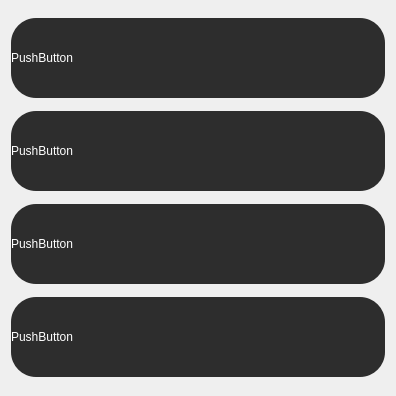
            <widget class="QWidget" name="scrollAreaWidgetContents_2">
             <property name="geometry">
              <rect>
               <x>0</x>
               <y>0</y>
               <width>396</width>
               <height>396</height>
              </rect>
             </property>
             <layout class="QGridLayout" name="gridLayout">
              <item row="0" column="0">
               <widget class="QPushButton" name="pushButton">
                <property name="sizePolicy">
                 <sizepolicy hsizetype="Fixed" vsizetype="Fixed">
                  <horstretch>0</horstretch>
                  <verstretch>0</verstretch>
                 </sizepolicy>
                </property>
                <property name="minimumSize">
                 <size>
                  <width>350</width>
                  <height>60</height>
                 </size>
                </property>
                <property name="maximumSize">
                 <size>
                  <width>380</width>
                  <height>80</height>
                 </size>
                </property>
                <property name="palette">
                 <palette>
                  <active>
                   <colorrole role="WindowText">
                    <brush brushstyle="SolidPattern">
                     <color alpha="255">
                      <red>255</red>
                      <green>255</green>
                      <blue>255</blue>
                     </color>
                    </brush>
                   </colorrole>
                   <colorrole role="Button">
                    <brush brushstyle="SolidPattern">
                     <color alpha="255">
                      <red>45</red>
                      <green>45</green>
                      <blue>45</blue>
                     </color>
                    </brush>
                   </colorrole>
                   <colorrole role="Text">
                    <brush brushstyle="SolidPattern">
                     <color alpha="255">
                      <red>255</red>
                      <green>255</green>
                      <blue>255</blue>
                     </color>
                    </brush>
                   </colorrole>
                   <colorrole role="ButtonText">
                    <brush brushstyle="SolidPattern">
                     <color alpha="255">
                      <red>255</red>
                      <green>255</green>
                      <blue>255</blue>
                     </color>
                    </brush>
                   </colorrole>
                   <colorrole role="Base">
                    <brush brushstyle="SolidPattern">
                     <color alpha="255">
                      <red>45</red>
                      <green>45</green>
                      <blue>45</blue>
                     </color>
                    </brush>
                   </colorrole>
                   <colorrole role="Window">
                    <brush brushstyle="SolidPattern">
                     <color alpha="255">
                      <red>45</red>
                      <green>45</green>
                      <blue>45</blue>
                     </color>
                    </brush>
                   </colorrole>
                  </active>
                  <inactive>
                   <colorrole role="WindowText">
                    <brush brushstyle="SolidPattern">
                     <color alpha="255">
                      <red>255</red>
                      <green>255</green>
                      <blue>255</blue>
                     </color>
                    </brush>
                   </colorrole>
                   <colorrole role="Button">
                    <brush brushstyle="SolidPattern">
                     <color alpha="255">
                      <red>45</red>
                      <green>45</green>
                      <blue>45</blue>
                     </color>
                    </brush>
                   </colorrole>
                   <colorrole role="Text">
                    <brush brushstyle="SolidPattern">
                     <color alpha="255">
                      <red>255</red>
                      <green>255</green>
                      <blue>255</blue>
                     </color>
                    </brush>
                   </colorrole>
                   <colorrole role="ButtonText">
                    <brush brushstyle="SolidPattern">
                     <color alpha="255">
                      <red>255</red>
                      <green>255</green>
                      <blue>255</blue>
                     </color>
                    </brush>
                   </colorrole>
                   <colorrole role="Base">
                    <brush brushstyle="SolidPattern">
                     <color alpha="255">
                      <red>45</red>
                      <green>45</green>
                      <blue>45</blue>
                     </color>
                    </brush>
                   </colorrole>
                   <colorrole role="Window">
                    <brush brushstyle="SolidPattern">
                     <color alpha="255">
                      <red>45</red>
                      <green>45</green>
                      <blue>45</blue>
                     </color>
                    </brush>
                   </colorrole>
                  </inactive>
                  <disabled>
                   <colorrole role="WindowText">
                    <brush brushstyle="SolidPattern">
                     <color alpha="255">
                      <red>255</red>
                      <green>255</green>
                      <blue>255</blue>
                     </color>
                    </brush>
                   </colorrole>
                   <colorrole role="Button">
                    <brush brushstyle="SolidPattern">
                     <color alpha="255">
                      <red>45</red>
                      <green>45</green>
                      <blue>45</blue>
                     </color>
                    </brush>
                   </colorrole>
                   <colorrole role="Text">
                    <brush brushstyle="SolidPattern">
                     <color alpha="255">
                      <red>255</red>
                      <green>255</green>
                      <blue>255</blue>
                     </color>
                    </brush>
                   </colorrole>
                   <colorrole role="ButtonText">
                    <brush brushstyle="SolidPattern">
                     <color alpha="255">
                      <red>255</red>
                      <green>255</green>
                      <blue>255</blue>
                     </color>
                    </brush>
                   </colorrole>
                   <colorrole role="Base">
                    <brush brushstyle="SolidPattern">
                     <color alpha="255">
                      <red>45</red>
                      <green>45</green>
                      <blue>45</blue>
                     </color>
                    </brush>
                   </colorrole>
                   <colorrole role="Window">
                    <brush brushstyle="SolidPattern">
                     <color alpha="255">
                      <red>45</red>
                      <green>45</green>
                      <blue>45</blue>
                     </color>
                    </brush>
                   </colorrole>
                  </disabled>
                 </palette>
                </property>
                <property name="styleSheet">
                 <string notr="true">/* 默认状态 */
QPushButton {
    background-color: rgb(45,45,45);
    border: none;
    color:rgb(255,255,255);
	font: 15pt &quot;Segoe UI&quot;;
    border-radius: 25px;/* 设置圆角半径 */
	text-align : left
}


/* 悬停状态 */
QPushButton:hover {
    background-color: rgb(70, 227, 162);
	qproperty-icon: url(:/dia/300ppi/dia_b.png)
}

/* 按下状态 */
QPushButton:pressed {
    background-color: rgb(62, 204, 145);
	qproperty-icon: url(:/dia/300ppi/dia_b.png)
}</string>
                </property>
                <property name="text">
                 <string>PushButton</string>
                </property>
               </widget>
              </item>
              <item row="3" column="0">
               <widget class="QPushButton" name="pushButton_4">
                <property name="sizePolicy">
                 <sizepolicy hsizetype="Fixed" vsizetype="Fixed">
                  <horstretch>0</horstretch>
                  <verstretch>0</verstretch>
                 </sizepolicy>
                </property>
                <property name="minimumSize">
                 <size>
                  <width>350</width>
                  <height>60</height>
                 </size>
                </property>
                <property name="maximumSize">
                 <size>
                  <width>380</width>
                  <height>80</height>
                 </size>
                </property>
                <property name="palette">
                 <palette>
                  <active>
                   <colorrole role="WindowText">
                    <brush brushstyle="SolidPattern">
                     <color alpha="255">
                      <red>255</red>
                      <green>255</green>
                      <blue>255</blue>
                     </color>
                    </brush>
                   </colorrole>
                   <colorrole role="Button">
                    <brush brushstyle="SolidPattern">
                     <color alpha="255">
                      <red>45</red>
                      <green>45</green>
                      <blue>45</blue>
                     </color>
                    </brush>
                   </colorrole>
                   <colorrole role="Text">
                    <brush brushstyle="SolidPattern">
                     <color alpha="255">
                      <red>255</red>
                      <green>255</green>
                      <blue>255</blue>
                     </color>
                    </brush>
                   </colorrole>
                   <colorrole role="ButtonText">
                    <brush brushstyle="SolidPattern">
                     <color alpha="255">
                      <red>255</red>
                      <green>255</green>
                      <blue>255</blue>
                     </color>
                    </brush>
                   </colorrole>
                   <colorrole role="Base">
                    <brush brushstyle="SolidPattern">
                     <color alpha="255">
                      <red>45</red>
                      <green>45</green>
                      <blue>45</blue>
                     </color>
                    </brush>
                   </colorrole>
                   <colorrole role="Window">
                    <brush brushstyle="SolidPattern">
                     <color alpha="255">
                      <red>45</red>
                      <green>45</green>
                      <blue>45</blue>
                     </color>
                    </brush>
                   </colorrole>
                  </active>
                  <inactive>
                   <colorrole role="WindowText">
                    <brush brushstyle="SolidPattern">
                     <color alpha="255">
                      <red>255</red>
                      <green>255</green>
                      <blue>255</blue>
                     </color>
                    </brush>
                   </colorrole>
                   <colorrole role="Button">
                    <brush brushstyle="SolidPattern">
                     <color alpha="255">
                      <red>45</red>
                      <green>45</green>
                      <blue>45</blue>
                     </color>
                    </brush>
                   </colorrole>
                   <colorrole role="Text">
                    <brush brushstyle="SolidPattern">
                     <color alpha="255">
                      <red>255</red>
                      <green>255</green>
                      <blue>255</blue>
                     </color>
                    </brush>
                   </colorrole>
                   <colorrole role="ButtonText">
                    <brush brushstyle="SolidPattern">
                     <color alpha="255">
                      <red>255</red>
                      <green>255</green>
                      <blue>255</blue>
                     </color>
                    </brush>
                   </colorrole>
                   <colorrole role="Base">
                    <brush brushstyle="SolidPattern">
                     <color alpha="255">
                      <red>45</red>
                      <green>45</green>
                      <blue>45</blue>
                     </color>
                    </brush>
                   </colorrole>
                   <colorrole role="Window">
                    <brush brushstyle="SolidPattern">
                     <color alpha="255">
                      <red>45</red>
                      <green>45</green>
                      <blue>45</blue>
                     </color>
                    </brush>
                   </colorrole>
                  </inactive>
                  <disabled>
                   <colorrole role="WindowText">
                    <brush brushstyle="SolidPattern">
                     <color alpha="255">
                      <red>255</red>
                      <green>255</green>
                      <blue>255</blue>
                     </color>
                    </brush>
                   </colorrole>
                   <colorrole role="Button">
                    <brush brushstyle="SolidPattern">
                     <color alpha="255">
                      <red>45</red>
                      <green>45</green>
                      <blue>45</blue>
                     </color>
                    </brush>
                   </colorrole>
                   <colorrole role="Text">
                    <brush brushstyle="SolidPattern">
                     <color alpha="255">
                      <red>255</red>
                      <green>255</green>
                      <blue>255</blue>
                     </color>
                    </brush>
                   </colorrole>
                   <colorrole role="ButtonText">
                    <brush brushstyle="SolidPattern">
                     <color alpha="255">
                      <red>255</red>
                      <green>255</green>
                      <blue>255</blue>
                     </color>
                    </brush>
                   </colorrole>
                   <colorrole role="Base">
                    <brush brushstyle="SolidPattern">
                     <color alpha="255">
                      <red>45</red>
                      <green>45</green>
                      <blue>45</blue>
                     </color>
                    </brush>
                   </colorrole>
                   <colorrole role="Window">
                    <brush brushstyle="SolidPattern">
                     <color alpha="255">
                      <red>45</red>
                      <green>45</green>
                      <blue>45</blue>
                     </color>
                    </brush>
                   </colorrole>
                  </disabled>
                 </palette>
                </property>
                <property name="styleSheet">
                 <string notr="true">/* 默认状态 */
QPushButton {
    background-color: rgb(45,45,45);
    border: none;
    color:rgb(255,255,255);
	font: 15pt &quot;Segoe UI&quot;;
    border-radius: 25px;/* 设置圆角半径 */
	text-align : left
}


/* 悬停状态 */
QPushButton:hover {
    background-color: rgb(70, 227, 162);
	qproperty-icon: url(:/dia/300ppi/dia_b.png)
}

/* 按下状态 */
QPushButton:pressed {
    background-color: rgb(62, 204, 145);
	qproperty-icon: url(:/dia/300ppi/dia_b.png)
}</string>
                </property>
                <property name="text">
                 <string>PushButton</string>
                </property>
               </widget>
              </item>
              <item row="2" column="0">
               <widget class="QPushButton" name="pushButton_3">
                <property name="sizePolicy">
                 <sizepolicy hsizetype="Fixed" vsizetype="Fixed">
                  <horstretch>0</horstretch>
                  <verstretch>0</verstretch>
                 </sizepolicy>
                </property>
                <property name="minimumSize">
                 <size>
                  <width>350</width>
                  <height>60</height>
                 </size>
                </property>
                <property name="maximumSize">
                 <size>
                  <width>380</width>
                  <height>80</height>
                 </size>
                </property>
                <property name="palette">
                 <palette>
                  <active>
                   <colorrole role="WindowText">
                    <brush brushstyle="SolidPattern">
                     <color alpha="255">
                      <red>255</red>
                      <green>255</green>
                      <blue>255</blue>
                     </color>
                    </brush>
                   </colorrole>
                   <colorrole role="Button">
                    <brush brushstyle="SolidPattern">
                     <color alpha="255">
                      <red>45</red>
                      <green>45</green>
                      <blue>45</blue>
                     </color>
                    </brush>
                   </colorrole>
                   <colorrole role="Text">
                    <brush brushstyle="SolidPattern">
                     <color alpha="255">
                      <red>255</red>
                      <green>255</green>
                      <blue>255</blue>
                     </color>
                    </brush>
                   </colorrole>
                   <colorrole role="ButtonText">
                    <brush brushstyle="SolidPattern">
                     <color alpha="255">
                      <red>255</red>
                      <green>255</green>
                      <blue>255</blue>
                     </color>
                    </brush>
                   </colorrole>
                   <colorrole role="Base">
                    <brush brushstyle="SolidPattern">
                     <color alpha="255">
                      <red>45</red>
                      <green>45</green>
                      <blue>45</blue>
                     </color>
                    </brush>
                   </colorrole>
                   <colorrole role="Window">
                    <brush brushstyle="SolidPattern">
                     <color alpha="255">
                      <red>45</red>
                      <green>45</green>
                      <blue>45</blue>
                     </color>
                    </brush>
                   </colorrole>
                  </active>
                  <inactive>
                   <colorrole role="WindowText">
                    <brush brushstyle="SolidPattern">
                     <color alpha="255">
                      <red>255</red>
                      <green>255</green>
                      <blue>255</blue>
                     </color>
                    </brush>
                   </colorrole>
                   <colorrole role="Button">
                    <brush brushstyle="SolidPattern">
                     <color alpha="255">
                      <red>45</red>
                      <green>45</green>
                      <blue>45</blue>
                     </color>
                    </brush>
                   </colorrole>
                   <colorrole role="Text">
                    <brush brushstyle="SolidPattern">
                     <color alpha="255">
                      <red>255</red>
                      <green>255</green>
                      <blue>255</blue>
                     </color>
                    </brush>
                   </colorrole>
                   <colorrole role="ButtonText">
                    <brush brushstyle="SolidPattern">
                     <color alpha="255">
                      <red>255</red>
                      <green>255</green>
                      <blue>255</blue>
                     </color>
                    </brush>
                   </colorrole>
                   <colorrole role="Base">
                    <brush brushstyle="SolidPattern">
                     <color alpha="255">
                      <red>45</red>
                      <green>45</green>
                      <blue>45</blue>
                     </color>
                    </brush>
                   </colorrole>
                   <colorrole role="Window">
                    <brush brushstyle="SolidPattern">
                     <color alpha="255">
                      <red>45</red>
                      <green>45</green>
                      <blue>45</blue>
                     </color>
                    </brush>
                   </colorrole>
                  </inactive>
                  <disabled>
                   <colorrole role="WindowText">
                    <brush brushstyle="SolidPattern">
                     <color alpha="255">
                      <red>255</red>
                      <green>255</green>
                      <blue>255</blue>
                     </color>
                    </brush>
                   </colorrole>
                   <colorrole role="Button">
                    <brush brushstyle="SolidPattern">
                     <color alpha="255">
                      <red>45</red>
                      <green>45</green>
                      <blue>45</blue>
                     </color>
                    </brush>
                   </colorrole>
                   <colorrole role="Text">
                    <brush brushstyle="SolidPattern">
                     <color alpha="255">
                      <red>255</red>
                      <green>255</green>
                      <blue>255</blue>
                     </color>
                    </brush>
                   </colorrole>
                   <colorrole role="ButtonText">
                    <brush brushstyle="SolidPattern">
                     <color alpha="255">
                      <red>255</red>
                      <green>255</green>
                      <blue>255</blue>
                     </color>
                    </brush>
                   </colorrole>
                   <colorrole role="Base">
                    <brush brushstyle="SolidPattern">
                     <color alpha="255">
                      <red>45</red>
                      <green>45</green>
                      <blue>45</blue>
                     </color>
                    </brush>
                   </colorrole>
                   <colorrole role="Window">
                    <brush brushstyle="SolidPattern">
                     <color alpha="255">
                      <red>45</red>
                      <green>45</green>
                      <blue>45</blue>
                     </color>
                    </brush>
                   </colorrole>
                  </disabled>
                 </palette>
                </property>
                <property name="styleSheet">
                 <string notr="true">/* 默认状态 */
QPushButton {
    background-color: rgb(45,45,45);
    border: none;
    color:rgb(255,255,255);
	font: 15pt &quot;Segoe UI&quot;;
    border-radius: 25px;/* 设置圆角半径 */
	text-align : left
}


/* 悬停状态 */
QPushButton:hover {
    background-color: rgb(70, 227, 162);
	qproperty-icon: url(:/dia/300ppi/dia_b.png)
}

/* 按下状态 */
QPushButton:pressed {
    background-color: rgb(62, 204, 145);
	qproperty-icon: url(:/dia/300ppi/dia_b.png)
}</string>
                </property>
                <property name="text">
                 <string>PushButton</string>
                </property>
               </widget>
              </item>
              <item row="1" column="0">
               <widget class="QPushButton" name="pushButton_2">
                <property name="sizePolicy">
                 <sizepolicy hsizetype="Fixed" vsizetype="Fixed">
                  <horstretch>0</horstretch>
                  <verstretch>0</verstretch>
                 </sizepolicy>
                </property>
                <property name="minimumSize">
                 <size>
                  <width>350</width>
                  <height>60</height>
                 </size>
                </property>
                <property name="maximumSize">
                 <size>
                  <width>380</width>
                  <height>80</height>
                 </size>
                </property>
                <property name="palette">
                 <palette>
                  <active>
                   <colorrole role="WindowText">
                    <brush brushstyle="SolidPattern">
                     <color alpha="255">
                      <red>255</red>
                      <green>255</green>
                      <blue>255</blue>
                     </color>
                    </brush>
                   </colorrole>
                   <colorrole role="Button">
                    <brush brushstyle="SolidPattern">
                     <color alpha="255">
                      <red>45</red>
                      <green>45</green>
                      <blue>45</blue>
                     </color>
                    </brush>
                   </colorrole>
                   <colorrole role="Text">
                    <brush brushstyle="SolidPattern">
                     <color alpha="255">
                      <red>255</red>
                      <green>255</green>
                      <blue>255</blue>
                     </color>
                    </brush>
                   </colorrole>
                   <colorrole role="ButtonText">
                    <brush brushstyle="SolidPattern">
                     <color alpha="255">
                      <red>255</red>
                      <green>255</green>
                      <blue>255</blue>
                     </color>
                    </brush>
                   </colorrole>
                   <colorrole role="Base">
                    <brush brushstyle="SolidPattern">
                     <color alpha="255">
                      <red>45</red>
                      <green>45</green>
                      <blue>45</blue>
                     </color>
                    </brush>
                   </colorrole>
                   <colorrole role="Window">
                    <brush brushstyle="SolidPattern">
                     <color alpha="255">
                      <red>45</red>
                      <green>45</green>
                      <blue>45</blue>
                     </color>
                    </brush>
                   </colorrole>
                  </active>
                  <inactive>
                   <colorrole role="WindowText">
                    <brush brushstyle="SolidPattern">
                     <color alpha="255">
                      <red>255</red>
                      <green>255</green>
                      <blue>255</blue>
                     </color>
                    </brush>
                   </colorrole>
                   <colorrole role="Button">
                    <brush brushstyle="SolidPattern">
                     <color alpha="255">
                      <red>45</red>
                      <green>45</green>
                      <blue>45</blue>
                     </color>
                    </brush>
                   </colorrole>
                   <colorrole role="Text">
                    <brush brushstyle="SolidPattern">
                     <color alpha="255">
                      <red>255</red>
                      <green>255</green>
                      <blue>255</blue>
                     </color>
                    </brush>
                   </colorrole>
                   <colorrole role="ButtonText">
                    <brush brushstyle="SolidPattern">
                     <color alpha="255">
                      <red>255</red>
                      <green>255</green>
                      <blue>255</blue>
                     </color>
                    </brush>
                   </colorrole>
                   <colorrole role="Base">
                    <brush brushstyle="SolidPattern">
                     <color alpha="255">
                      <red>45</red>
                      <green>45</green>
                      <blue>45</blue>
                     </color>
                    </brush>
                   </colorrole>
                   <colorrole role="Window">
                    <brush brushstyle="SolidPattern">
                     <color alpha="255">
                      <red>45</red>
                      <green>45</green>
                      <blue>45</blue>
                     </color>
                    </brush>
                   </colorrole>
                  </inactive>
                  <disabled>
                   <colorrole role="WindowText">
                    <brush brushstyle="SolidPattern">
                     <color alpha="255">
                      <red>255</red>
                      <green>255</green>
                      <blue>255</blue>
                     </color>
                    </brush>
                   </colorrole>
                   <colorrole role="Button">
                    <brush brushstyle="SolidPattern">
                     <color alpha="255">
                      <red>45</red>
                      <green>45</green>
                      <blue>45</blue>
                     </color>
                    </brush>
                   </colorrole>
                   <colorrole role="Text">
                    <brush brushstyle="SolidPattern">
                     <color alpha="255">
                      <red>255</red>
                      <green>255</green>
                      <blue>255</blue>
                     </color>
                    </brush>
                   </colorrole>
                   <colorrole role="ButtonText">
                    <brush brushstyle="SolidPattern">
                     <color alpha="255">
                      <red>255</red>
                      <green>255</green>
                      <blue>255</blue>
                     </color>
                    </brush>
                   </colorrole>
                   <colorrole role="Base">
                    <brush brushstyle="SolidPattern">
                     <color alpha="255">
                      <red>45</red>
                      <green>45</green>
                      <blue>45</blue>
                     </color>
                    </brush>
                   </colorrole>
                   <colorrole role="Window">
                    <brush brushstyle="SolidPattern">
                     <color alpha="255">
                      <red>45</red>
                      <green>45</green>
                      <blue>45</blue>
                     </color>
                    </brush>
                   </colorrole>
                  </disabled>
                 </palette>
                </property>
                <property name="styleSheet">
                 <string notr="true">/* 默认状态 */
QPushButton {
    background-color: rgb(45,45,45);
    border: none;
    color:rgb(255,255,255);
	font: 15pt &quot;Segoe UI&quot;;
    border-radius: 25px;/* 设置圆角半径 */
	text-align : left
}


/* 悬停状态 */
QPushButton:hover {
    background-color: rgb(70, 227, 162);
	qproperty-icon: url(:/dia/300ppi/dia_b.png)
}

/* 按下状态 */
QPushButton:pressed {
    background-color: rgb(62, 204, 145);
	qproperty-icon: url(:/dia/300ppi/dia_b.png)
}</string>
                </property>
                <property name="text">
                 <string>PushButton</string>
                </property>
               </widget>
              </item>
             </layout>
            </widget>
